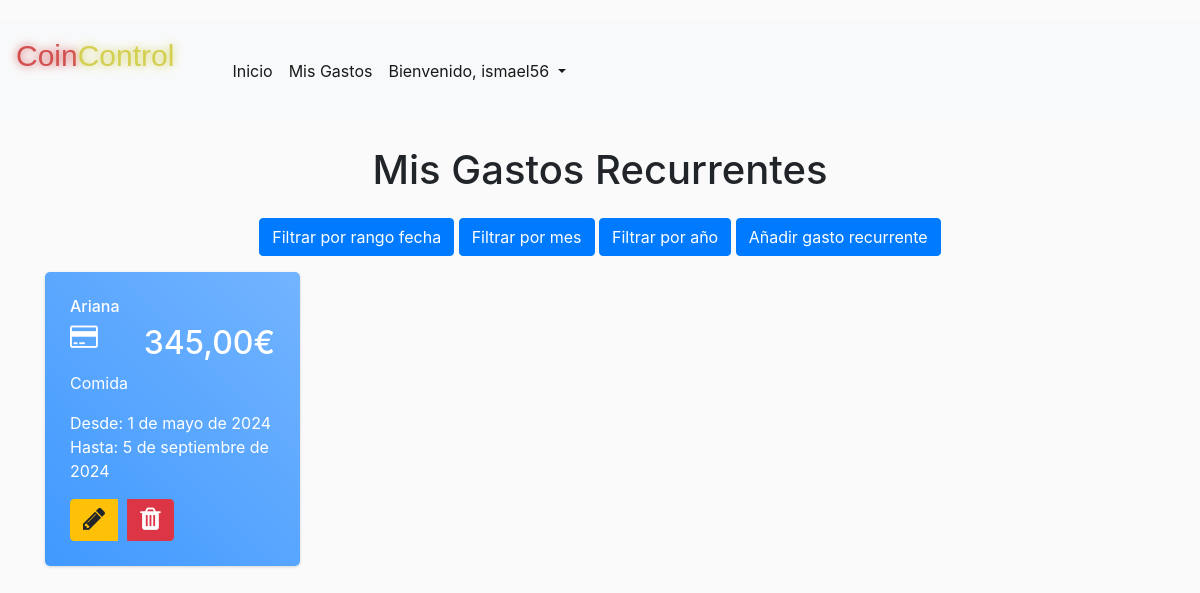
The page /mis_gastos/recurrente (signed in) on the database as committed earlier.
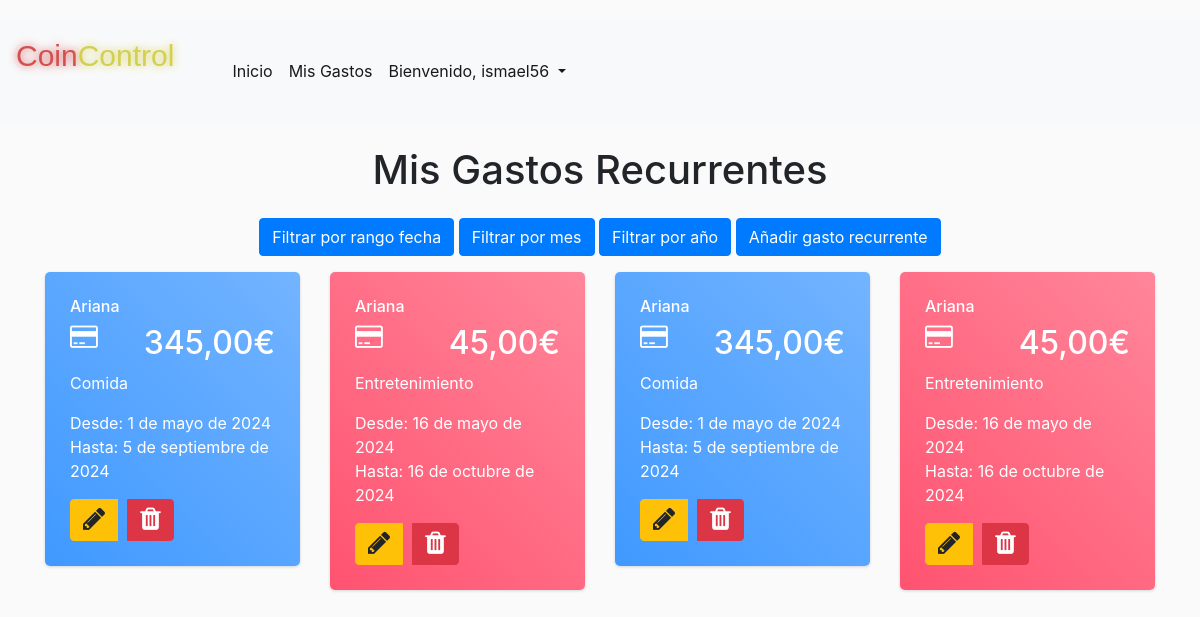
The same page on the database as committed later.
### CoinControllapp/models.py (models this page shows)
class Gasto(models.Model):
    nombre = models.CharField(max_length=100)
    cantidad = models.DecimalField(max_digits=10, decimal_places=2)
    fecha = models.DateField()
    fechaFin =models.DateField(null=True,blank=True)
    categoria = models.CharField(max_length=100)
    notas = models.TextField(blank=True)
    usuario = models.ForeignKey(User, on_delete=models.CASCADE)
    pagoUnico = models.BooleanField(default=False)
    frecuencia_choices = [
        ('mensual', 'Mensual'),
        ('semanal', 'Semanal'),
        ('anual', 'Anual'),
    ]
    frecuencia = models.CharField(max_length=10, choices=frecuencia_choices, blank=True, null=True)
    def __str__(self):
        return self.nombre

### CoinControllapp/views_gastos.py (the view)
# urls.py: path('mis_gastos/recurrente',views_gastos.gastosRecurrente_view,name='gastos_recurrente'),
@login_required
def gastosRecurrente_view(request):
    gastos = Gasto.objects.filter(usuario=request.user,fechaFin__isnull= False)
    print('Gastos view ')
    print(gastos)
    return render(request, 'mis_gastos_recurrentes.html', {'gastos': gastos})

### CoinControllapp/templates/mis_gastos_recurrentes.html (shortened to what this page needs)
{% extends 'base.html' %} {% block content %}
<div class="container">
    <h1 class="mt-4 mb-4 text-center">Mis Gastos Recurrentes</h1>
    <div class="text-center mb-3">
        <button id="toggleFormBtn" class="btn btn-primary">Filtrar por rango fecha</button>
        <button id="toggleFormBtn2" class="btn btn-primary">Filtrar por mes</button>
        <button id="toggleFormBtn3" class="btn btn-primary">Filtrar por año</button>
        <a href="{% url 'new_gasto_recurrente' %}" class="btn btn-primary">Añadir gasto recurrente</a>
    </div>
    <div class="row">
        {% for gasto in gastos %}
        {% for gasto in gastos %}
        {% if forloop.counter0|divisibleby:4 %}
        <div class="col-md-4 col-xl-3">
            <div class="card bg-c-blue order-card">
                <div class="card-block">
                    <h6 class="m-b-20">{{ gasto.nombre }}</h6>
                    <h2 class="text-right"><i class="fa fa-credit-card f-left"></i><span>{{ gasto.cantidad }}€</span>
                    </h2>
                    <p class="m-b-0">{{ gasto.categoria }}</p>
                    <p class="m-b-0">Desde: {{ gasto.fecha }}  <br>Hasta: {{gasto.fechaFin}}</span></p>
                    <div class="btn-group" role="group" aria-label="Botones de acción">
                        <a href="{% url 'editar_gasto_recurrente_view' gasto.id %}" class="btn btn-warning" role="button" title="Editar"><i class="fa fa-pencil"></i></a>
                        <div class="btn-group-divider" style="width: 10px;"></div>
                        <a href="{% url 'borrar_gasto_recurrente' gasto.id %}" class="btn btn-danger" role="button" title="Borrar"><i class="fa fa-trash"></i></a>
                    </div>
                </div>
            </div>
        </div>
        {% else %}
        <div class="col-md-4 col-xl-3">
            <div class="card bg-c-pink order-card">
                <div class="card-block">
                    <h6 class="m-b-20">{{ gasto.nombre }}</h6>
                    <h2 class="text-right"><i class="fa fa-credit-card f-left"></i><span>{{ gasto.cantidad }}€</span>
                    </h2>
                    <p class="m-b-0">{{ gasto.categoria }}</p>
                    <p class="m-b-0">Desde: {{ gasto.fecha }} <br>Hasta: {{gasto.fechaFin}}</span></p>
                     <div class="btn-group" role="group" aria-label="Botones de acción">
                        <a href="{% url 'editar_gasto_recurrente_view' gasto.id %}" class="btn btn-warning" role="button" title="Editar"><i class="fa fa-pencil"></i></a>
                        <div class="btn-group-divider" style="width: 10px;"></div>
                        <a href="{% url 'borrar_gasto_recurrente' gasto.id %}" class="btn btn-danger" role="button" title="Borrar"><i class="fa fa-trash"></i></a>
                    </div>
                </div>
            </div>
        </div>
        {% endif %}
        {% endfor %}
        {% endfor %}
    </div>
</div>
{% endblock %}

Rows that differ between the two databases and show on the page:
added Gasto: nombre "Ariana", cantidad "45,00", categoria "Entretenimiento", fecha "16 de mayo de 2024", fechaFin "16 de octubre de 2024", Gasto (nombre "Ariana", cantidad "345,00", categoria "Comida", fecha "1 de mayo de 2024", fechaFin "5 de septiembre de 2024")
